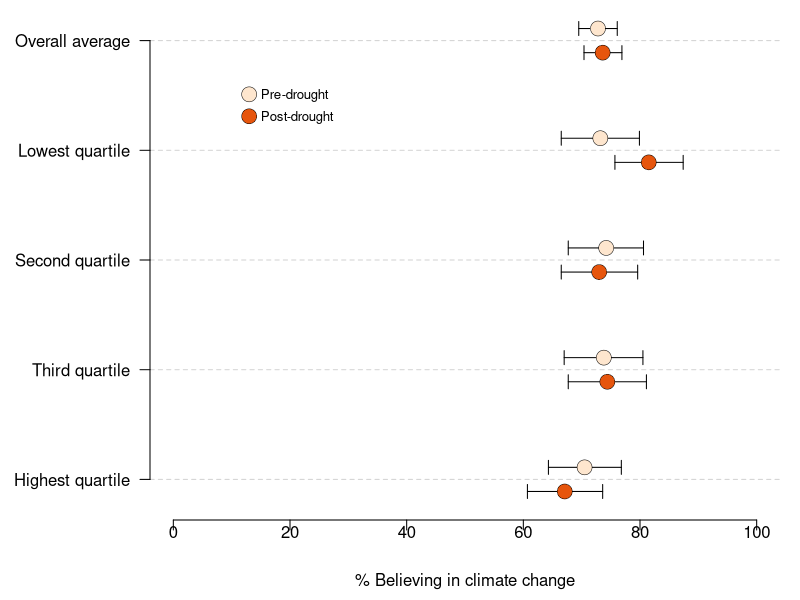
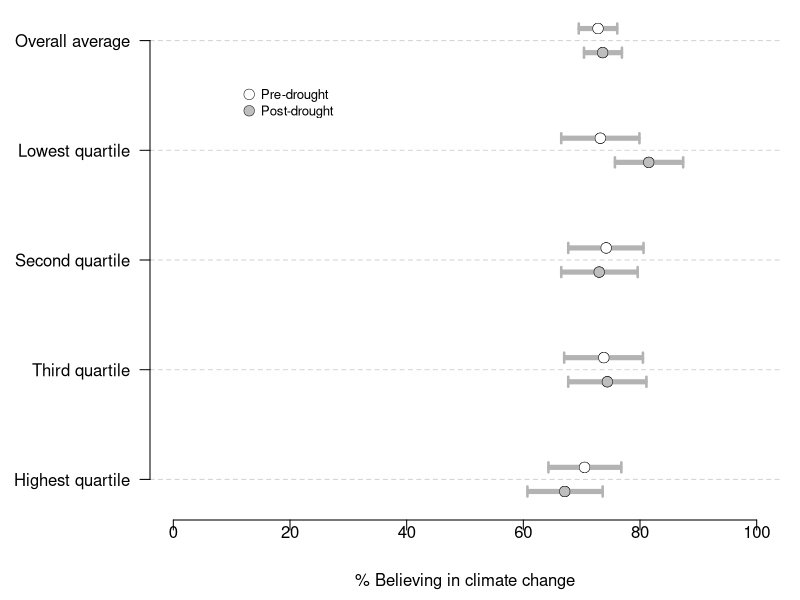

Generate these figures, in order, with R:
# Set up data. Severity will provide the labels, pre is the pre-drought mean (i.e., effect size estimate), post is the post-drought mean. lowerCIpre and upperCIpre are the lower and upper bounds of the 95% confidence intervals for the pre-drought data, lowerCIpost and upperCIpost are the same for the post-drought data. If I were fancier, I could calculate those and store them as variables rather than manually input them from prior analysis. But I'm not that fancy.

severity = c("Overall average","Lowest quartile","Second quartile","Third quartile","Highest quartile")
pre = c(72.8,73.2,74.2,73.8,70.5)
post = c(73.6,81.5,73.0,74.4,67.1)
lowerCIpre = c(69.5,66.5,67.7,67.0,64.3)
upperCIpre = c(76.1,79.9,80.6,80.5,76.8)
lowerCIpost = c(70.4,75.7,66.5,67.7,60.7)
upperCIpost = c(76.9,87.4,79.6,81.1,73.6)


# Generate numbers for the y-axis. Note that we won't actually print the y-axis, but this helps to set it up.

y.axis <- length(severity):1

# Generate an adjustment value to move the dots up or down so you can see the intervals. You can, uh, adjust the adjustment value until you like how it looks.
adjustment <- 0.11

# Now, the actual graph.
png("climateBinYoY-CIs.png", height = 6, width = 8.5, units = "in",res=600)


par(mar=c(4.5,7.5,.5,1), lheight = .3)

plot(pre, y.axis + adjustment, type = "p", axes=F, xlab = "% Believing in climate change", ylab = "", cex = 1.4, xlim = c(0,100), ylim = c(min(y.axis - adjustment), max(y.axis + adjustment)), main = "", color = "#fee6ce", lwd = 0.5)

abline(h = y.axis, lty = 2, lwd = 1, col = "light grey")

# CI Bars using the arrows command. lwd adjusts line width
arrows(lowerCIpre, y.axis + adjustment, upperCIpre, y.axis + adjustment, code = 3, length = 0.07, angle = 90)

arrows(lowerCIpost, y.axis - adjustment, upperCIpost, y.axis - adjustment, code = 3, length = 0.07, angle = 90)

# re-draw the original dots to make them appear over the CI lines and add in the second set of dots
points(pre, y.axis + adjustment, pch = 21, cex = 2, bg = "#fee6ce", lwd = 0.5 )
points(post, y.axis - adjustment, pch = 21, cex = 2, bg = "#e6550d", lwd =0.5 )

# Add in the axes
axis(1,at = seq(0,100, by = 20), label = seq(0,100, by = 20), mgp = c(.5,.6,.50), cex.axis = 1)
axis(2, at = y.axis, label = severity, las = 1, tick = T, cex.axis =1.0)


# Key labels
text(15,4.5, "Pre-drought", adj=0, cex = .8)
text(15,4.3, "Post-drought", adj=0, cex = .8)
points(13,4.51, cex = 2, pch = 21, bg ="#fee6ce", lwd =0.5 )
points(13,4.31, cex = 2, pch = 21, bg = "#e6550d", lwd =0.5 )

dev.off()


# Another way of displaying the error bars is as plain old lines, not arrows. This requires a few hacks (using segments and arrows, for example) and reducing the outline of the points (using lwd) for aesthetic purposes. I think the aesthetics of this could be improved, but this will do for now.

png("climateBinYoY-errorlines.png", height = 6, width = 8.5, units = "in",res=600)

par(mar=c(4.5,7.5,.5,1), lheight = .3)

plot(pre, y.axis + adjustment, type = "p", axes=F, xlab = "% Believing in climate change", ylab = "", cex = 1.4, xlim = c(0,100), ylim = c(min(y.axis - adjustment), max(y.axis + adjustment)), main = "", lwd = 0.5)

abline(h = y.axis, lty = 2, lwd = 1, col = "light grey")

points(post, y.axis - adjustment, pch = 21, cex = 1.4, bg = "gray", lwd = 0.5 )

# Use a combination of the arrows and segments command to create the error bars. The segments makes the lines and the arrows makes the end of the lines.

arrows(lowerCIpre, y.axis + adjustment, upperCIpre, y.axis + adjustment, code = 3, length = 0.05, angle = 90, col = "gray70", lwd = 2.5)
segments(lowerCIpre, y.axis + adjustment, upperCIpre, y.axis + adjustment, col = "gray70", lwd = 5, lend = 1)

arrows(lowerCIpost, y.axis - adjustment, upperCIpost, y.axis - adjustment, code = 3, length = 0.05, angle = 90, col = "gray70", lwd = 2.5)
segments(lowerCIpost, y.axis - adjustment, upperCIpost, y.axis - adjustment, col = "gray70", lwd = 5, lend = 1)

# re-draw the dots to make them appear over the CI lines
points(pre, y.axis + adjustment, pch = 21, cex = 1.4, bg = "white", lwd = 0.5 )
points(post, y.axis - adjustment, pch = 21, cex = 1.4, bg = "gray", lwd = 0.5 )

# Add the axes
axis(1,at = seq(0,100, by = 20), label = seq(0,100, by = 20), mgp = c(.5,.6,.50), cex.axis = 1)

axis(2, at = y.axis, label = severity, las = 1, tick = T, cex.axis =1.0)

# Key labels
text(15,4.5, "Pre-drought", adj=0, cex = .8) 
text(15,4.35, "Post-drought", adj=0, cex = .8)
points(13,4.51, cex = 1.4, lwd = 0.5)
points(13,4.36,pch = 21, bg = "gray", cex = 1.4, lwd = 0.5)

dev.off()